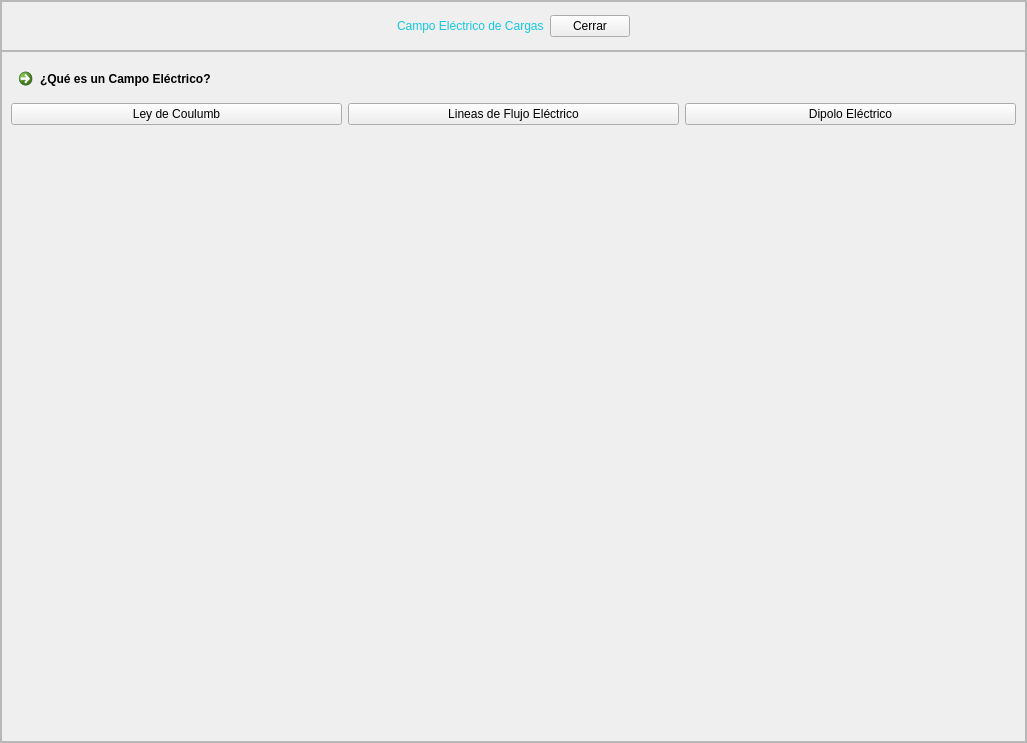
<?xml version="1.0" encoding="UTF-8"?>
<ui version="4.0">
 <class>MainWindow</class>
 <widget class="QMainWindow" name="MainWindow">
  <property name="geometry">
   <rect>
    <x>0</x>
    <y>0</y>
    <width>1027</width>
    <height>743</height>
   </rect>
  </property>
  <property name="windowTitle">
   <string>MainWindow</string>
  </property>
  <widget class="QWidget" name="centralwidget">
   <layout class="QVBoxLayout" name="verticalLayout">
    <property name="spacing">
     <number>0</number>
    </property>
    <property name="leftMargin">
     <number>0</number>
    </property>
    <property name="topMargin">
     <number>0</number>
    </property>
    <property name="rightMargin">
     <number>0</number>
    </property>
    <property name="bottomMargin">
     <number>0</number>
    </property>
    <item>
     <widget class="QFrame" name="frame">
      <property name="frameShape">
       <enum>QFrame::StyledPanel</enum>
      </property>
      <property name="frameShadow">
       <enum>QFrame::Raised</enum>
      </property>
      <layout class="QVBoxLayout" name="verticalLayout_2" stretch="1,8">
       <property name="spacing">
        <number>0</number>
       </property>
       <property name="leftMargin">
        <number>0</number>
       </property>
       <property name="topMargin">
        <number>0</number>
       </property>
       <property name="rightMargin">
        <number>0</number>
       </property>
       <property name="bottomMargin">
        <number>0</number>
       </property>
       <item>
        <widget class="QFrame" name="frame_2">
         <property name="maximumSize">
          <size>
           <width>16777215</width>
           <height>50</height>
          </size>
         </property>
         <property name="styleSheet">
          <string notr="true">QLabel{
font: 87 12pt &quot;Arial Black&quot;;
color: rgb(20, 200,220);
}

QPushButton{
	font: 10pt &quot;MS Shell Dlg 2&quot;;
}</string>
         </property>
         <property name="frameShape">
          <enum>QFrame::StyledPanel</enum>
         </property>
         <property name="frameShadow">
          <enum>QFrame::Raised</enum>
         </property>
         <layout class="QHBoxLayout" name="horizontalLayout">
          <item>
           <spacer name="horizontalSpacer">
            <property name="orientation">
             <enum>Qt::Horizontal</enum>
            </property>
            <property name="sizeHint" stdset="0">
             <size>
              <width>292</width>
              <height>20</height>
             </size>
            </property>
           </spacer>
          </item>
          <item>
           <widget class="QLabel" name="label">
            <property name="text">
             <string>Campo Eléctrico de Cargas</string>
            </property>
           </widget>
          </item>
          <item>
           <widget class="QPushButton" name="button_cerrar">
            <property name="text">
             <string>Cerrar</string>
            </property>
           </widget>
          </item>
          <item>
           <spacer name="horizontalSpacer_2">
            <property name="orientation">
             <enum>Qt::Horizontal</enum>
            </property>
            <property name="sizeHint" stdset="0">
             <size>
              <width>292</width>
              <height>20</height>
             </size>
            </property>
           </spacer>
          </item>
         </layout>
        </widget>
       </item>
       <item>
        <widget class="QFrame" name="frame_3">
         <property name="styleSheet">
          <string notr="true"/>
         </property>
         <property name="frameShape">
          <enum>QFrame::StyledPanel</enum>
         </property>
         <property name="frameShadow">
          <enum>QFrame::Raised</enum>
         </property>
         <layout class="QVBoxLayout" name="verticalLayout_4">
          <item>
           <layout class="QVBoxLayout" name="verticalLayout_3">
            <item>
             <widget class="QCommandLinkButton" name="link_camp_elec">
              <property name="text">
               <string>¿Qué es un Campo Eléctrico?</string>
              </property>
             </widget>
            </item>
            <item>
             <layout class="QGridLayout" name="gridLayout">
              <item row="0" column="1">
               <widget class="QPushButton" name="button_p2">
                <property name="styleSheet">
                 <string notr="true">font: 10pt &quot;MS Shell Dlg 2&quot;;</string>
                </property>
                <property name="text">
                 <string>Lineas de Flujo Eléctrico</string>
                </property>
               </widget>
              </item>
              <item row="0" column="0">
               <widget class="QPushButton" name="button_p1">
                <property name="styleSheet">
                 <string notr="true">font: 10pt &quot;MS Shell Dlg 2&quot;;</string>
                </property>
                <property name="text">
                 <string>Ley de Coulumb</string>
                </property>
               </widget>
              </item>
              <item row="0" column="2">
               <widget class="QPushButton" name="button_p3">
                <property name="styleSheet">
                 <string notr="true">font: 10pt &quot;MS Shell Dlg 2&quot;;</string>
                </property>
                <property name="text">
                 <string>Dipolo Eléctrico</string>
                </property>
               </widget>
              </item>
             </layout>
            </item>
           </layout>
          </item>
          <item>
           <widget class="QStackedWidget" name="stackedWidget">
            <property name="currentIndex">
             <number>0</number>
            </property>
            <widget class="QWidget" name="ley_Coulumb">
             <layout class="QVBoxLayout" name="verticalLayout_6">
              <item>
               <layout class="QVBoxLayout" name="graf_coulumb"/>
              </item>
             </layout>
            </widget>
            <widget class="QWidget" name="flujo_elec">
             <layout class="QVBoxLayout" name="verticalLayout_7">
              <item>
               <layout class="QVBoxLayout" name="graf_flujos"/>
              </item>
             </layout>
            </widget>
            <widget class="QWidget" name="dipolo_elec">
             <layout class="QVBoxLayout" name="verticalLayout_8">
              <item>
               <layout class="QVBoxLayout" name="graf_dipolo"/>
              </item>
             </layout>
            </widget>
           </widget>
          </item>
         </layout>
        </widget>
       </item>
      </layout>
     </widget>
    </item>
   </layout>
  </widget>
 </widget>
 <resources/>
 <connections/>
</ui>
